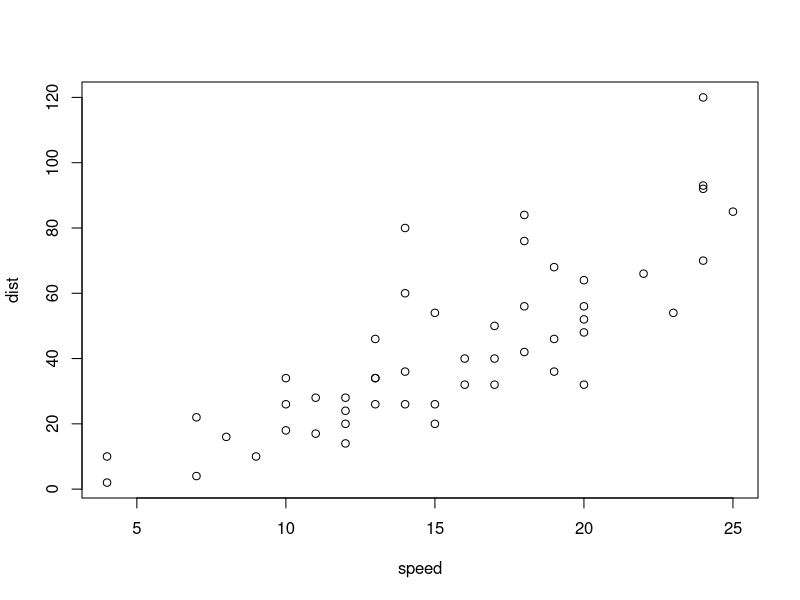
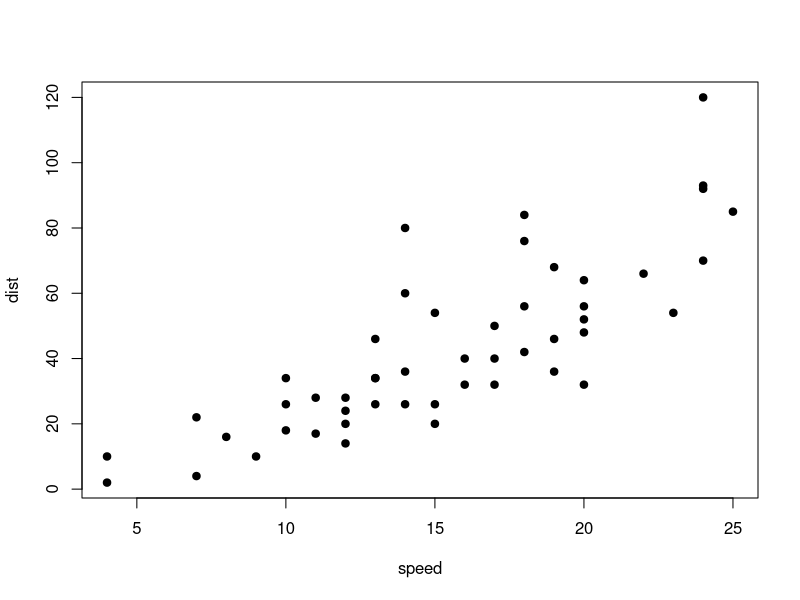
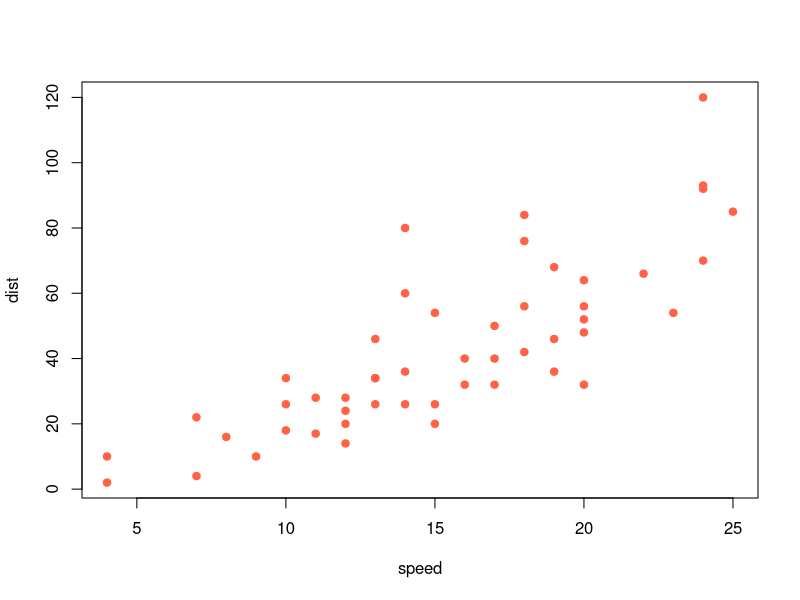
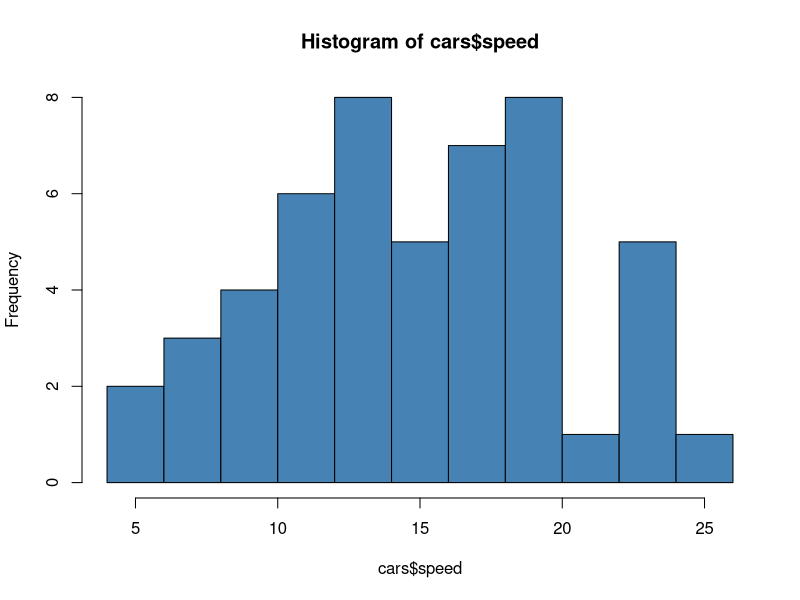
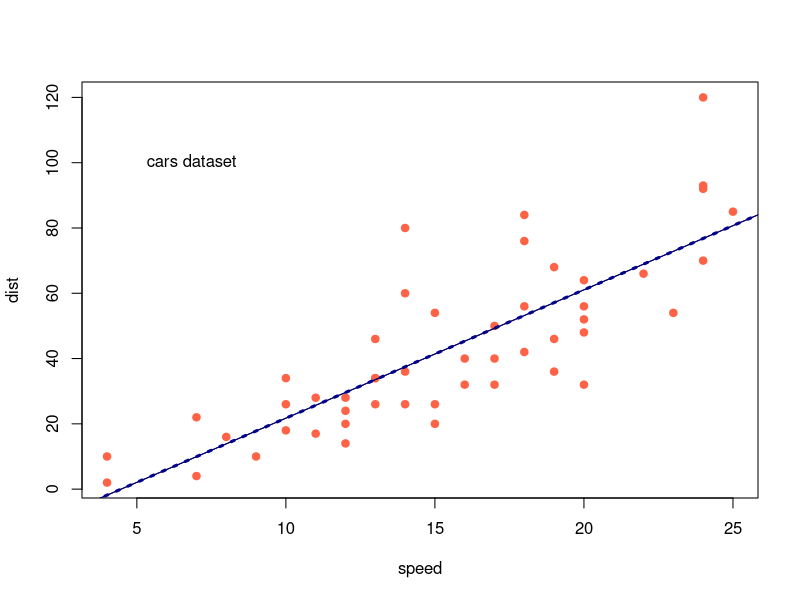
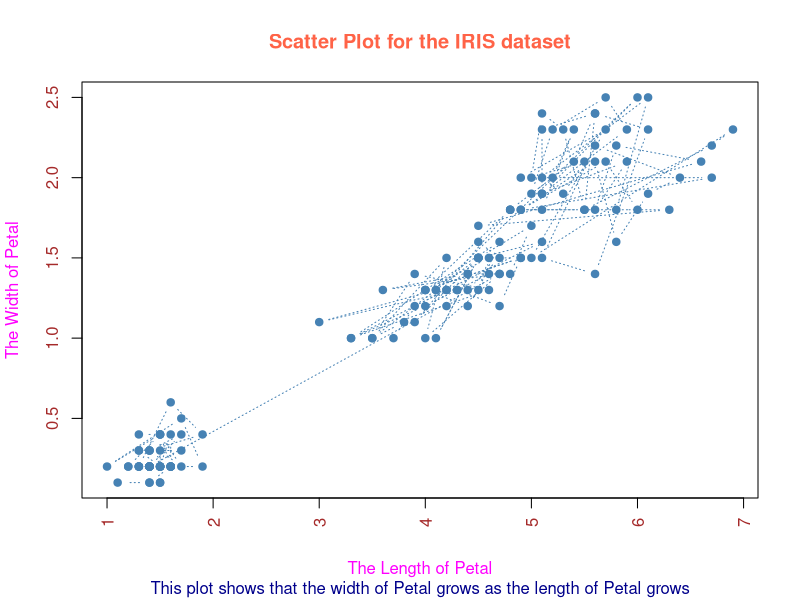
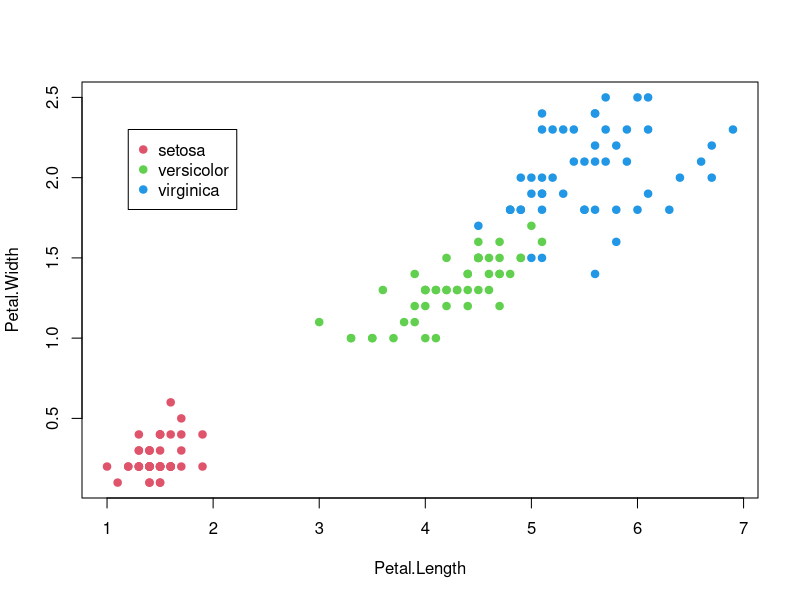
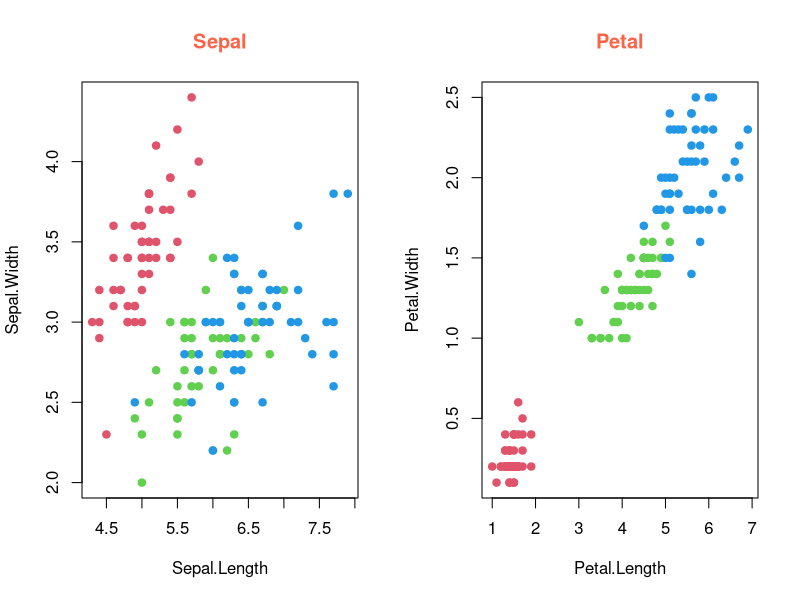

Write R code to recreate these figures, in order.
# Unit 9. Data Visualization (1) Basic Graphs

str(cars)
plot(cars)
plot(cars, pch = 19)
plot(cars, pch = 19, col = "tomato")
hist(cars$speed, breaks = 10, col = "steelblue")

plot(cars, pch = 19, col = "tomato")
coefficients(lm(dist ~ speed, data = cars))
abline(-17.579, 3.932)
abline(-17.579, 3.932, col = "darkblue")
abline(-17.579, 3.932, col = "darkblue", lwd = 3, lty = 3)
text(x = 5, y = 100, labels = "cars dataset", pos = 4)

plot(iris[, c(3, 4)], 
     main = "Scatter Plot for the IRIS dataset",
     sub = "This plot shows that the width of Petal grows as the length of Petal grows",
     xlab = "The Length of Petal",
     ylab = "The Width of Petal",
     type = 'b', pch = 19, lty = 3, las = 3,
     col = "steelblue", col.main = "tomato", col.sub = "darkblue", 
     col.lab = "magenta", col.axis = "brown")
    
colors <- as.integer(iris$Species) + 1
plot(iris[, c(3, 4)], pch = 19, col = colors)
legend(x = 1.2, y = 2.3, 
       legend = as.character(levels(iris$Species)),
       pch = 19, col = 2:4)

par(mfrow = c(1, 2))
plot(iris[, c(1, 2)], pch = 19, col = colors,
     main = "Sepal", col.main = "tomato")
plot(iris[, c(3, 4)], pch = 19, col = colors,
     main = "Petal", col.main = "tomato")
par(mfrow = c(1, 1))

tab <- table(subset(mtcars, select = c("cyl", "gear")))
tab
colors <- c("darkblue", "steelblue", "skyblue")
par(mfrow = c(1, 2))
barplot(tab, main = "Stacked Bar Plot", col = colors)
barplot(tab, main = "Grouped Bar Plot", col = colors, beside = T)
par(mfrow = c(1, 1))

hist(iris$Sepal.Length, col = "skyblue", density = 30, labels = T,
     prob = T, xlim = c(4, 8), ylim = c(0, 0.5), breaks = seq(4, 8, 0.4))

lines(density(iris$Sepal.Length), col = "tomato", lwd = 2, lty = 2)

?Orange
str(Orange)

table(Orange$Tree)
df <- as.data.frame(subset(Orange, Tree == 1))
plot(circumference ~ age, data = df, type = "b", pch = 19, col = "orange")

df.split <- split(Orange, f = Orange$Tree)
df.2 <- df.split$`2` 
lines(df.2$age, df.2$circumference, type = "b", pch = 19, col = "tomato")


xlim <- range(Orange$age)
ylim <- range(Orange$circumference)
plot(xlim, ylim, type = 'n', las = 1, 
     main = "The Growth of Orange Trees",
     xlab = "Age (days)", ylab = "Circumference (mm)")     

n <- length(levels(Orange$Tree))
for (i in 1:n) {
    df <- subset(Orange, Tree == i)
    lines(df$age, df$circumference, type = 'b', 
          pch = 19, lwd = 2, lty = i, col = i + 1)
}

legend(100, 200, legend = c("Tree 1", "Tree 2", "Tree 3", "Tree 4", "Tree 5"),
       col = 2:(n+1), pch = 19, lty = 1:n)
